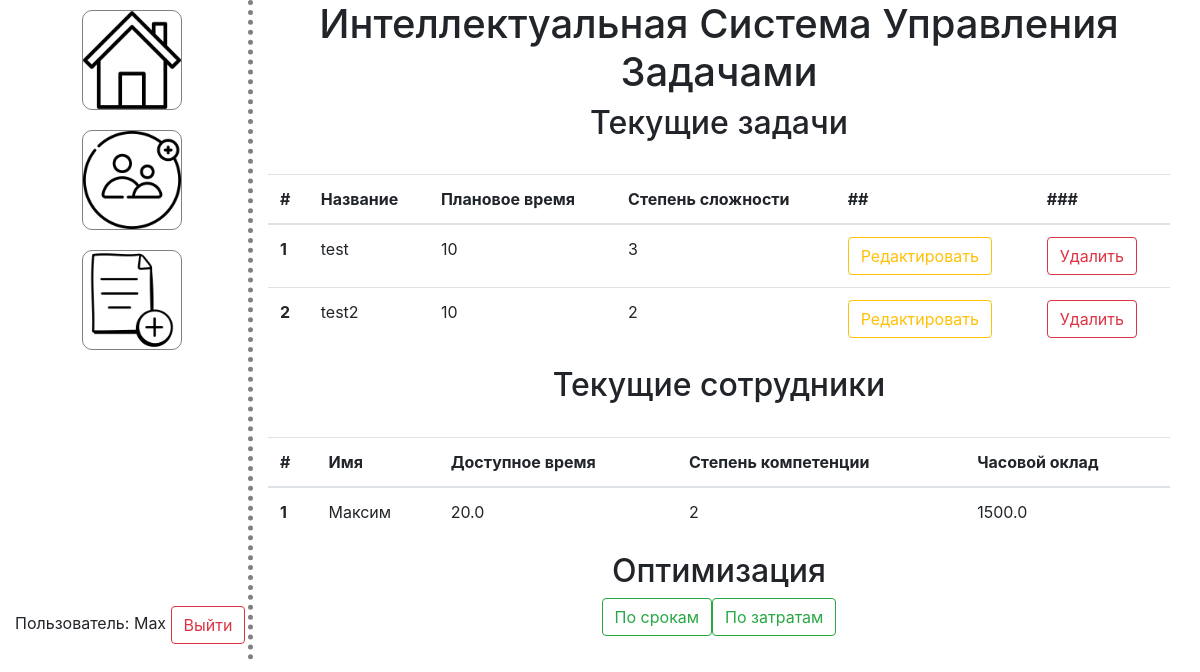
/ (signed in), run on an earlier commit of the app's database.
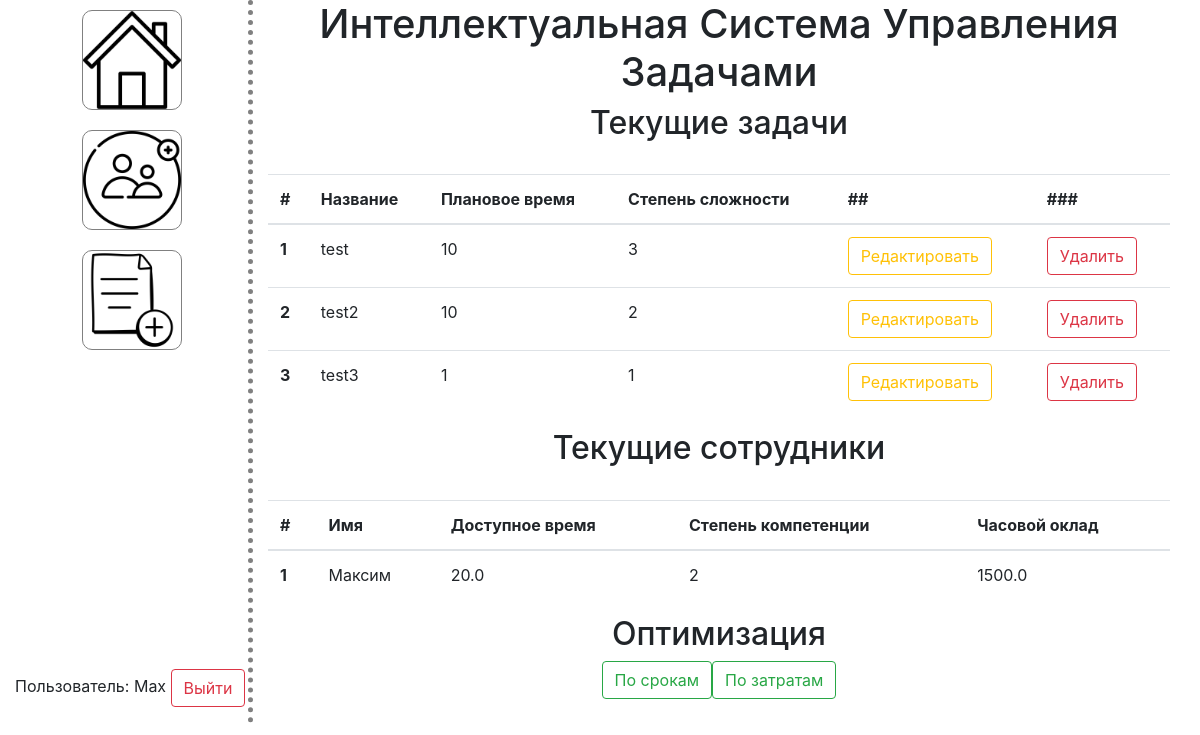
And on a later commit of the database.
### manage.py (models this page shows, shortened)
class User(UserMixin, db.Model):
    id = db.Column(db.Integer, primary_key=True)
    username = db.Column(db.String(80), unique=True, nullable=False)
    password = db.Column(db.String(80), nullable=False)
    status = db.Column(db.String(80), nullable=False, default="default")

class Task(db.Model):
    id = db.Column(db.Integer, primary_key=True)
    taskname = db.Column(db.String(64))
    expected_time = db.Column(db.Integer)
    task_hardness = db.Column(db.Integer)

class Employee(db.Model):
    id = db.Column(db.Integer, primary_key=True)
    name = db.Column(db.String(80), nullable=False)
    time_available = db.Column(db.Float, nullable=False, default=0.0)
    level = db.Column(db.Integer, nullable=False, default=1)
    salary = db.Column(db.Float, nullable=False)

### views.py (the view)
@main_blueprint.route('/')
@login_required
def home():
    tasks = Task.query.all()
    employees = Employee.query.all()
    return render_template('home.html', tasks=tasks, employees=employees)

### app.py (called while the page is built)
def create_app(config_class=Config):
    app = Flask(__name__)
    app.config.from_object(config_class)
    db.init_app(app)
    from views import main_blueprint
    app.register_blueprint(main_blueprint)
    from auth import auth_blueprint
    app.register_blueprint(auth_blueprint)
    login_manager = LoginManager()
    login_manager.init_app(app)
    login_manager.login_view = 'auth.login'
    @login_manager.user_loader
    def load_user(id):
        return User.query.get(int(id))
    return app

### templates/home.html (shortened to what this page needs)
{% extends "layout.html" %}
{% block content %}
<h1 class="mainlable">Интеллектуальная Система Управления Задачами</h1>
{% if current_user.is_authenticated %}
  <h2>Текущие задачи</h2>
  <br>
  {% if tasks %}
    <div class="container">
      <table class="table table-hover">
        <thead>
          <tr>
            <th scope="col">#</th>
            <th scope="col">Название</th>
            <th scope="col">Плановое время</th>
            <th scope="col">Степень сложности</th>
            <th scope="col">##</th>
            <th scope="col">###</th>
          </tr>
        </thead>
        <tbody>
          {% for task in tasks %}
            <tr>
              <th scope="row">{{ task.id }}</th>
              <td>{{ task.taskname }}</td>
              <td>{{ task.expected_time }}</td>
              <td>{{ task.task_hardness }}</td>
              <td>
                <a href="{{ url_for('main.edit_task', task_id=task.id) }}" class="btn btn-outline-warning">
                  Редактировать
                </a>
              </td>
              <td>
                <form action="{{ url_for('main.delete_task', task_id=task.id) }}" method="post">
                  <input type="submit" class="btn btn-outline-danger" value="Удалить">
                </form>
              </td>
            </tr>
          {% endfor %}
        </tbody>
      </table>
    </div>
  {% else %}
    <div class="container">
      <h2> На данный момент нет активных задач</h2>
    </div>
  {% endif %}
  <h2>Текущие сотрудники</h2>
  <br>
  {% if employees %}
  <div class="container">
    <table class="table table-hover">
      <thead>
        <tr>
          <th scope="col">#</th>
          <th scope="col">Имя</th>
          <th scope="col">Доступное время</th>
          <th scope="col">Степень компетенции</th>
          <th scope="col">Часовой оклад</th>
        </tr>
      </thead>
      <tbody>
        {% for employee in employees %}
          <tr>
            <th scope="row">{{ employee.id }}</th>
            <td>{{ employee.name }}</td>
            <td>{{ employee.time_available }}</td>
            <td>{{ employee.level }}</td>
            <td>{{ employee.salary }}</td>
          </tr>
        {% endfor %}
      </tbody>
    </table>
  </div>
  {% else %}
      <div class="container">
        <h2> На данный момент нет активных сотрудников</h2>
      </div>
  {% endif %}
  <h2>Оптимизация</h2>
  <div class="container optim">
    <a href="{{ url_for('main.optimize', mode='time') }}" class="btn btn-outline-success">
      По срокам
    </a>
    <a href="{{ url_for('main.optimize', mode='cost') }}" class="btn btn-outline-success">
      По затратам
    </a>
  </div>
  <br>
{% endif %}
{% endblock %}

### templates/layout.html (shortened to what this page needs)
<!DOCTYPE html>
<html>
<head>
    <link rel="stylesheet" href="https://stackpath.bootstrapcdn.com/bootstrap/4.3.1/css/bootstrap.min.css">
    <link rel="stylesheet" href="{{ url_for('static', filename='css/main.css') }}">
</head>
<body>
    <div class="container-fluid main">
        <div class="sidenavbar">
            {% if current_user.is_authenticated %}
                <div class="header">
                    <a href="{{ url_for('main.create_task') }}">
                        <img src="{{ url_for('static', filename='img/addTask.png') }}" alt="Создать новую задачу">
                    </a>
                    <a href="">
                        <img src="{{ url_for('static', filename='img/addEmployee.png') }}" alt="Добавить нового сотрудника">
                    </a>
                    <a href="/">
                        <img src="{{ url_for('static', filename='img/homeIcon.png') }}" alt="Главный экран">
                    </a>
                </div>
                <div class="footer">
                    <p>Пользователь: {{ current_user.username }} <button id="logout-button" class="btn btn-outline-danger">Выйти</button></p>
                </div>
            {% else %}
                <div class="header">
                    <p>Вход не выполнен. Пожалуйста, <a href="{{ url_for('auth.login') }}">войдите</a> или <a href="{{ url_for('auth.signup') }}">зарегистрируйтесь</a></p>
                </div>
            {% endif %}
        </div>
        <div class="content">
            {% block content %} {% endblock %}
        </div>
    </div>
</body>
</html>

### static/css/main.css (style rules this page uses)
.container, .container-fluid { display: flex; }
.optim { flex-direction: row; justify-content:center; }
.sidenavbar { flex: 1; display: flex; flex-direction: column; border-right: 5px dotted grey; position: static; }
.sidenavbar .footer { margin-top: auto; }
.sidenavbar .header { display: flex; flex-direction: column-reverse; align-items: center; }
.sidenavbar .header img { width: 100px; height: 100px; margin: 10px; border: 1px solid grey; border-radius: 10px; transition: background-color 0.5s ease; }
.content { flex: 4; display: flex; flex-direction: column; }
h2, .mainlable { text-align: center; }

What changed in the data, as far as the page shows it:
added Task: id "3", taskname "test3", expected_time "1", task_hardness "1"
